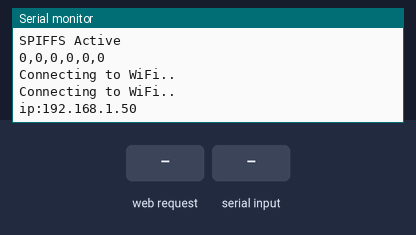
The sketch below on a simulated ESP8266 (NodeMCU). On the bench: the last lines printed to the serial monitor. The test bench sets the inputs (shaded band). WiFi joins after 1.5 s; servers stay silent unless stated; storage starts empty.

Above: at 3.3 s.
3.4 s: HTTP request GET /jquery-1.11.3.min.js received
At 4.6 s:
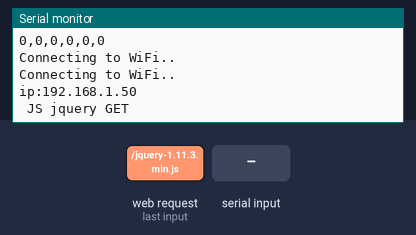
4.9 s: "dist\n" received over Serial
At 5.9 s:
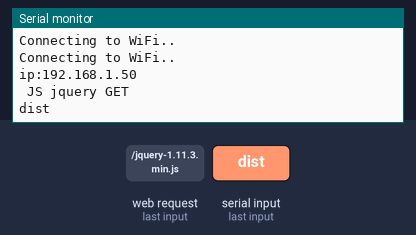
6.4 s: HTTP request GET /compass.png received
At 7.1 s:
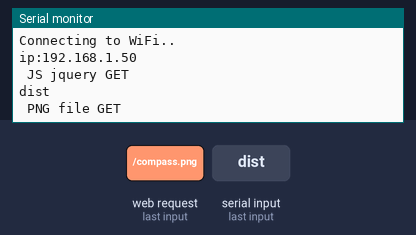
7.9 s: "dire\n" received over Serial
At 9.1 s:
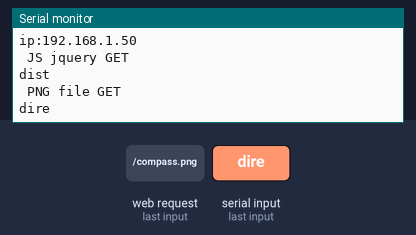
9.4 s: HTTP request GET /roundslider.min.js received
At 10.6 s:
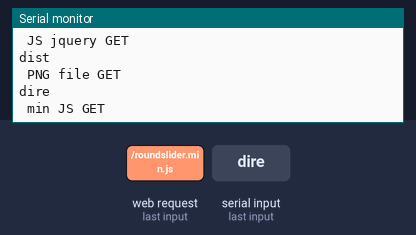
10.9 s: HTTP request GET /roundslider.min.css received
At 11.7 s:
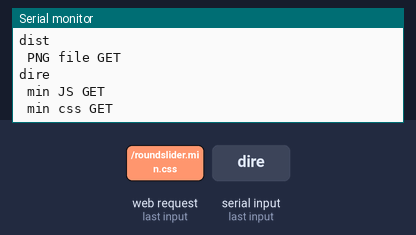

Measured:
- after the input at 3.4 s, the serial monitor: prints a new line at once (image 1)
- after the input at 4.9 s, the serial monitor: prints a new line at once (image 2)
- after the input at 6.4 s, the serial monitor: prints a new line at once (image 3)
- after the input at 7.9 s, the serial monitor: prints a new line at once (image 4)
- after the input at 9.4 s, the serial monitor: prints a new line at once (image 5)
- after the input at 10.9 s, the serial monitor: prints a new line at once (image 6)

The sketch:

ESP_STW_LID2022_ref_0.ino
```cpp
/*

  ESP Steering wheel example ref 1.2.2022 KN
  Lidar reading

*/

// Import required libraries
#include <ESP8266WiFi.h>
#include <ESPAsyncTCP.h>
#include <ESPAsyncWebServer.h>
#include <FS.h>
#include <Wire.h>


//            network credentials


const char* ssid = "SOURCE";
const char* password = "Pelle!23";

//const char* ssid = "mokkula_925936";
//const char* password = "12345678";


bool    spiffsActive = false;

// Create AsyncWebServer object on port 80
AsyncWebServer server(80);

String from_mega = "";                                                  // lidar distance value in String format

int is;

char buf[40];                                                           //  Serial bus buffer


void setup()
{
  // Serial port for transfer data with Mega
  Serial.begin(9600);

  Serial.println("");

  Serial.println("----------------");

  Serial.println("----------------");

  // Start file subsystem
  if (SPIFFS.begin()) {
    Serial.println("SPIFFS Active");
    delay(100);
    Serial.print(SPIFFS.exists("/index.html"));
    Serial.print(",");
    Serial.print(SPIFFS.exists("/sbar.html"));
    Serial.print(",");
    Serial.print(SPIFFS.exists("/jquery-1.11.3.min.js"));
    Serial.print(",");
    Serial.print(SPIFFS.exists("/roundslider.min.js"));
    Serial.print(",");
    Serial.print(SPIFFS.exists("/roundslider.min.css"));
    Serial.print(",");
    Serial.print(SPIFFS.exists("/compass.png"));
    Serial.println();
    spiffsActive = true;
  } else {
    Serial.println("Unable to activate SPIFFS");
  }


  // Connect to Wi-Fi
  WiFi.begin(ssid, password);
  while (WiFi.status() != WL_CONNECTED) {
    delay(1000);
    Serial.println("Connecting to WiFi..");
  }

  // Print ESP32 Local IP Address
  Serial.print("ip:");
  Serial.println(WiFi.localIP());


  // Route for root / web page
  server.on("/", HTTP_GET, [](AsyncWebServerRequest * request)
  {
    request->send(SPIFFS, "/index.html", String(), false, processor);

    //             Serial.println(" HTML GET ");

    int paramsNr = request->params();

    //             Serial.println(" ------ ");
    //             Serial.print("Param qty: ");
    //             Serial.println(paramsNr);

    for (byte i = 0; i < paramsNr; i++)
    {

      AsyncWebParameter* p = request->getParam(0);

      //                      Serial.print("Param name: ");
      //                      Serial.println(p->name());

      if ((p->name()) == "dist") {
        Serial.print("Move:");
        Serial.println(p->value());
      };
      if ((p->name()) == "dire") {
        Serial.print("Turn:");
        Serial.println(p->value());
      };

      //                   Serial.print("Param value: ");
      //                   Serial.println(p->value());
    };                                                          //    end of for loop


  });                                                              // server on END


  // Route to load style.css file
  server.on("/jquery-1.11.3.min.js", HTTP_GET, [](AsyncWebServerRequest * request)
  {
    request->send(SPIFFS, "/jquery-1.11.3.min.js", "text/javascript");

    Serial.println(" JS jquery GET ");

  });

  // Route to load style.css file
  server.on("/compass.png", HTTP_GET, [](AsyncWebServerRequest * request)
  {
    request->send(SPIFFS, "/compass.png", "image/png");

    Serial.println(" PNG file GET ");

  });

  // Route to load style.css file
  server.on("/roundslider.min.js", HTTP_GET, [](AsyncWebServerRequest * request)
  {
    request->send(SPIFFS, "/roundslider.min.js", "text/javascript");

    Serial.println(" min JS GET ");

  });


  // Route to load style.css file
  server.on("/roundslider.min.css", HTTP_GET, [](AsyncWebServerRequest * request)
  {
    request->send(SPIFFS, "/roundslider.min.css", "text/css");

    Serial.println(" min css GET ");

  });


  //  Method GET - query from MEGA to to web page tag is / from_MEGA
  server.on("/from_MEGA", HTTP_GET, [](AsyncWebServerRequest * request)
  {
    request->send_P(200, "text/plain", string_to_JS().c_str());               // return value to web page JS
    Serial.println(" Mega GET ");
  });


  // Start server
  server.begin();

}                                                                                 //  END OF setup


// reservation
String processor(const String& var)
{
  return var;
}


String string_to_JS()                                                             // funtion to be called with GET from_MEGA tag
{
  Serial.println(from_mega);
  return from_mega;
}


void loop()
{
  if (Serial.available() > 0)
  {
    serial_read();                                            // read string from Mega
    from_mega = buf;

  }
}


void serial_read()                                    // read serial in string, save received characters to buff[]
{
  boolean done = 0;

  while (done == 0)                                   // wait end of message LF
  {
    while (Serial.available() > 0)
    {
      char char_in = Serial.read();

      if (char_in > 13)                           // is input char above CR
      {
        buf[is] = char_in;
        is++;
      }

      if (char_in == 10) {                        // check if end of message  LF
        buf[is] = 0;                      // end of string
        is = 0;
        done = 1;
      }

    }                                            // end of while serial available

    if (done == 1) {
      done = 0;
      break;
    }

  }                                                 // while END , End of message  LF

  Serial.println(buf);

}                                                   // end of serial read
```
